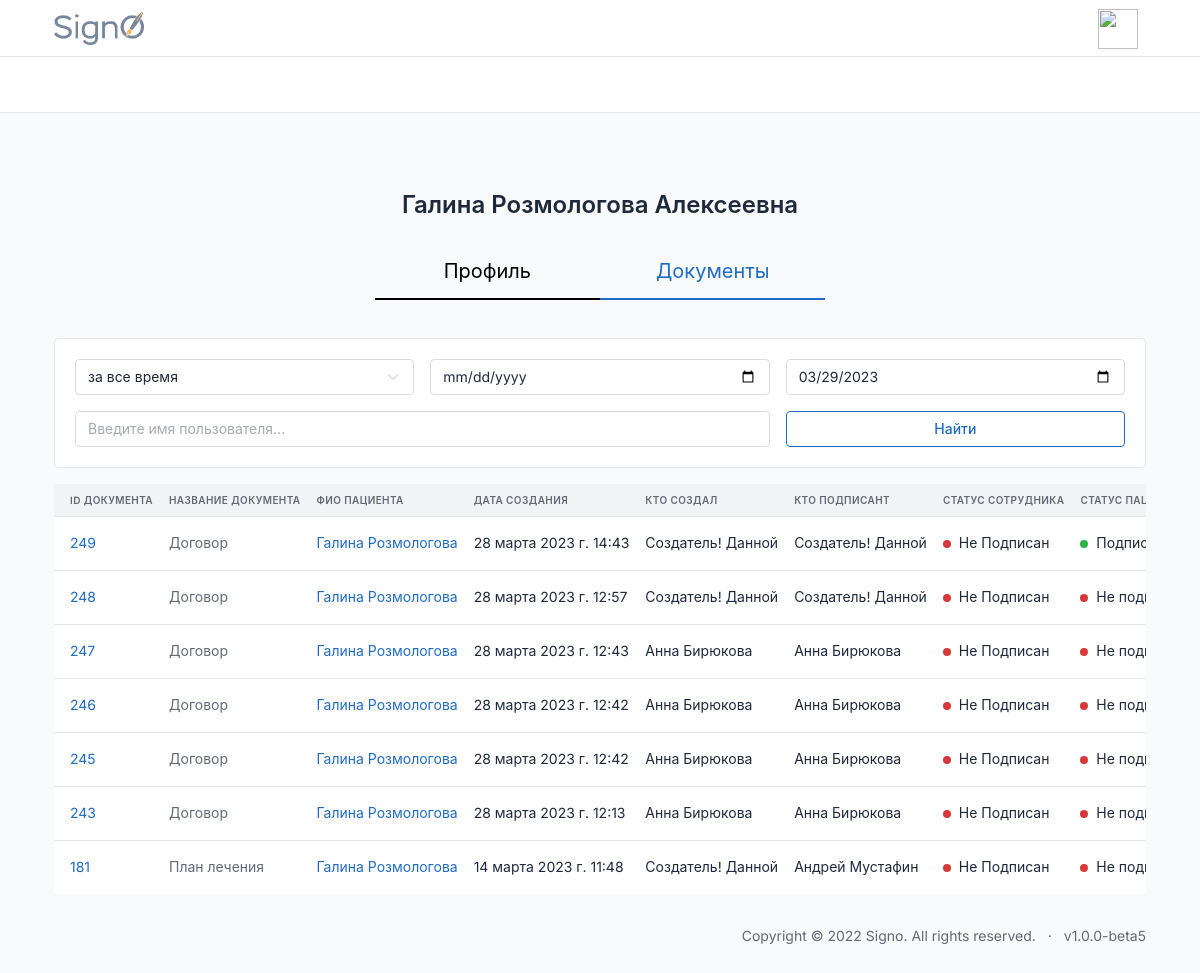
The app's page /id/user/user-docs/46/ with its own data.
### users/models.py (models this page shows, shortened)
class CustomUser(AbstractBaseUser, PermissionsMixin):
    email = models.EmailField(max_length=254, unique=True, verbose_name='Электронная почта')
    first_name = models.CharField(u"Имя", max_length=100, blank=True, null=True)
    last_name = models.CharField(u"Фамилия", max_length=100, blank=True, null=True)
    patronymic = models.CharField(u"Отчество", max_length=100, blank=True, null=True)
    pasport_series = models.CharField(max_length=12, blank=True, verbose_name='Серия паспорта')
    pasport_number = models.CharField(max_length=12, blank=True, verbose_name='Номер паспорта')
    addres = models.CharField(max_length=240, blank=True, verbose_name='Адрес пользователя')
    user_profile_id = models.IntegerField(blank=True, verbose_name='ID пользователя', null=True)
    phone = models.CharField(max_length=24, verbose_name='Телефон')
    uniq_id = models.CharField(unique=True, max_length=12, blank=True, null=True, verbose_name='Уникальный ID')
    photo = models.ImageField(
        upload_to='users/%Y/%m/%d/',
        blank=True,
        default='../static/images/default_avatar.png',
        verbose_name='Аватар')
    is_active = models.BooleanField(default=True, verbose_name='Активирован')
    is_admin = models.BooleanField(default=False, verbose_name='Администратор')
    is_staff = models.BooleanField(_('staff status'), default=False)
    is_superuser = models.BooleanField(_('super user'), default=False)
    date_joined = models.DateTimeField(u'date joined', blank=True, null=True, default=timezone.now)
    last_login = models.DateTimeField(u'last login', blank=True, null=True)
    groups = models.ManyToManyField(Group, blank=True, null=True, verbose_name='Группы', related_name='groups')
    user_permissions = models.ManyToManyField(Permission, blank=True, null=True, verbose_name='Разрешения', related_name='user_permissions')
    date_of_birthday = models.DateField(blank=True, null=True, verbose_name='Дата Рождения')
    ADMINISTRATOR = 'AD'
    DOCTOR = 'DO'
    CLIENT = 'CL'
    DIRECTOR = 'DI'
    TYPE_ROLE = [
        (ADMINISTRATOR, 'Администратор'),
        (DOCTOR, 'Врач'),
        (CLIENT, 'Клиент'),
        (DIRECTOR, 'Руководитель')
    ]
    type = models.CharField(max_length=6, choices=TYPE_ROLE, default=CLIENT, verbose_name='Тип пользователя')
    ban = models.BooleanField(default=False, verbose_name='Уволен')
    ban_date = models.DateTimeField(verbose_name='дата увольнения', blank=True, null=True)
    ecp = models.BooleanField(default=False, verbose_name='Наличие ЭЦП')
    USERNAME_FIELD = 'email'
    REQUIRED_FIELDS = []
    objects = CustomUserManager()
    class Meta:
        verbose_name='Пользователь'
        verbose_name_plural='Пользователи'

### documents/models.py (models this page shows, shortened)
class Document(DateTimeMixin, HiddenDeletedMixin, models.Model):
    user = models.ForeignKey(CustomUser, on_delete=models.CASCADE, null=True, blank=True, related_name='documenter')
    sender = models.ForeignKey(CustomUser, on_delete=models.CASCADE, null=True, related_name='sender', verbose_name='Отправитель')
    recipient = models.ForeignKey(CustomUser, on_delete=models.CASCADE, null=True, related_name='recipient', verbose_name='Получатель')
    founder = models.ForeignKey(CustomUser, on_delete=models.CASCADE, null=True, related_name='founder', verbose_name='Создатель документа')
    document = models.FileField(upload_to='documents/%Y/%m/%d/', blank=True, null=True)
    send_date = models.DateTimeField(auto_now_add=True, verbose_name='Дата отправки', null=True)
    sender_status = models.BooleanField(default=False, blank=True, null=True)
    recipient_status = models.BooleanField(default=False, blank=True, null=True)
    files = models.ForeignKey('DocumentsFiles', on_delete=models.CASCADE, blank=True, null=True)
    type = models.ForeignKey('DocumentType', on_delete=models.CASCADE, blank=True, null=True, related_name='document')
    sig = models.FileField(upload_to='documents/%Y/%m/%d/', blank=True, null=True)
    class Meta:
        verbose_name = 'Документ'
        verbose_name_plural = 'Документы'

class DocumentType(models.Model):
    title = models.CharField(max_length=240, blank=True, null=True)
    DOGOVOR = 'DOGOVOR'
    IDS = 'IDS'
    MEDCARD = 'MEDCARD'
    ADMCARD = 'ADMCARD'
    RENT = 'RENT'
    PLAN = 'PLAN'
    DNEVNIK = 'DNEVNIK'
    OTKAZ = 'OTKAZ'
    UVEDOMLENIE = 'UVEDOMLENIE'
    RECEPT = 'RECEPT'
    RECOMEND = 'RECOMEND'
    TYPE_DOC = [
        (DOGOVOR, 'Договор'),
        (IDS, 'ИДС'),
        (MEDCARD, 'Мед карта'),
        (ADMCARD, 'Адм.карта'),
        (RENT, 'Справка в налоговую'),
        (PLAN, 'План лечения'),
        (DNEVNIK, 'Дневник'),
        (OTKAZ, 'Отказ от мед.вмешательства'),
        (UVEDOMLENIE, 'Уведомление'),
        (RECEPT, 'Рецепт'),
        (RECOMEND, 'Рекомендация стоматолога'),
    ]
    type_document = models.CharField(choices=TYPE_DOC, max_length=240, blank=True, null=True)
    class Meta:
        verbose_name='Тип Документа'
        verbose_name_plural='Типы Документов'
    def __str__(self):
        return self.title

### users/views.py (the view)
# urls.py: path('user/user-docs/<int:pk>/', user_docs, name='user_docs'),
def user_docs(request, pk):
    all_documents = Document.objects.filter(deleted=False, hidden=False, recipient=pk)
    all_documents = filter_all_documents(request, all_documents)
    all_documents = paginate_list(request, all_documents, 20)
    context = {
        'all_documents': all_documents,
        'user': CustomUser.objects.get(pk=pk),
    }
    return render(request, 'users/user-docs.html', context)

### documents/services.py (called while the page is built, shortened)
def filter_all_documents(request, all_documents):
    search_name = request.GET.get('search')
    period = request.GET.get('period')
    try:
        doc_type = request.GET.get('doc_type').upper()
    except:
        doc_type = ''
    try:
        signed = request.GET.get('signed').split('-')
    except:
        signed = ['']
    all_documents = filter_by_name(all_documents, search_name)
    if period:
        start_date, end_date = get_dates(period, all_documents)
        all_documents = all_documents.filter(send_date__range=[start_date, end_date])
    if doc_type:
        all_documents = all_documents.filter(type__type_document=doc_type)
    sort_filter = request.GET.get('sort')
    if sort_filter:
        all_documents = all_documents.order_by(sort_filter)
    return all_documents

def filter_by_name(all_documents, search_name):
    return all_documents.order_by('-send_date')

### utils/services.py (called while the page is built)
def paginate_list(request, list, page_len):
    paginator = Paginator(list, page_len)
    page_number = request.GET.get('page')
    return paginator.get_page(page_number)

### users/templates/users/user-docs.html
{% extends 'index.html' %}{%load static%}
{%block content%}
{%if user.type == 'CL'%}
    <center><h1 style="height:60px;">{{user.first_name}} {{user.last_name}} {{user.patronymic}}</h1></center>
<div class="user-info"id="user-info active"><a href="{%url 'user' user.pk%}"class="">Профиль</a><a href="{%url 'user_docs' user.pk%}"class="active">Документы</a></div>
{%else%}
    <center><h1 style="height:60px;">{{user.first_name}} {{user.last_name}} {{user.patronymic}}</h1></center>
<div class="user-info"id="user-info active"><a href="{%url 'user' user.pk%}"class="">Профиль</a><a href="{%url 'user_docs' user.pk%}"class="active">Пациенты</a></div>
{%endif%}
<div class="col-12">
    {%if user.type == 'CL'%}
      {% include 'common/_info_box_users.html' %}
      {% include 'common/_documents_table.html' %}
    {%else%}
      {% include 'common/_documents_table.html' %}
    {%endif%}
                </div>
              </div>
{%endblock%}

### templates/common/_documents_table.html (shortened to what this page needs)
{% load static %}
{% load extra_tags %}
<div class="table-responsive" >
  <table class="table card-table table-vcenter text-nowrap datatable bg-white" style="">
    <thead>
      <tr>
        <th id="th-id" class='sortable-table-header' onclick="filterByField('id')">ID документа</th>
        <th id="th-type" class='sortable-table-header' onclick="filterByField('type')">название документа</th>
        {% if request.user.type != 'CL' %}
        <th id="th-recipient" class='sortable-table-header' onclick="filterByField('recipient')">фио пациента</th>
        {% endif %}
        <th id="th-send_date" class='sortable-table-header' onclick="filterByField('send_date')">дата создания</th>
        {% if request.user.type != 'CL' %}
        <th id="th-founder" class='sortable-table-header' onclick="filterByField('founder')">кто создал</th>
        {% endif %}
        {% if request.user.type != 'CL' %}
        <th id="th-sender" class='sortable-table-header' onclick="filterByField('sender')">кто подписант</th>
        {% else %}
        <th id="th-sender" class='sortable-table-header' onclick="filterByField('sender')">ФИО сотрудника</th>
        {% endif %}
        {% if request.user.type != 'CL'%}
        <th id="th-recipient_status" class='sortable-table-header' onclick="filterByField('recipient_status')">статус
          сотрудника</th>
        {% endif %}
        {%if request.user.type == 'CL'%}
        <th id="th-sender_status" class='sortable-table-header' onclick="filterByField('sender_status')">статус</th>
        {%else%}
        <th id="th-sender_status" class='sortable-table-header' onclick="filterByField('sender_status')">статус пациента
        </th>
        {%endif%}
      </tr>
    </thead>
    <tbody class="lazy-loading-docs">
      {%for document in all_documents%}
      <tr id="document-row-{{document.id}}" class="lazy-row-docs">
        <td><span class="text-muted"><a href="{{document.document.url}}#" target=”_blank”>{{document.id}}</a></span>
        </td>
        <td><span class="text-muted">{{document.type}}</span></td>
        {% if request.user.type != 'CL' %}
        {% if request.user.type == 'DO' %}
        <td>{{document.recipient.first_name}} {{document.recipient.last_name}}</td>
        {% else %}
        <td><a href="{%url 'user' document.recipient.pk %}">{{document.recipient.first_name}}
            {{document.recipient.last_name}}</a></td>
        {% endif %}
        {% endif %}
        <td>{{document.send_date}}</td>
        {% if request.user.type != 'CL' %}
        <td><a href="{%url 'user' document.founder.pk%}" class="text-reset"
            tabindex="-1">{{document.founder.first_name}} {{document.founder.last_name}}</a></td>
        {% endif %}
        {%if request.user.type == 'CL'%}
        <td class="text-reset" tabindex="-1"><a href="{%url 'user' document.sender.pk%}" class="text-reset"
            tabindex="-1"></a>{{document.sender.first_name}} {{document.sender.last_name}}</td>
        {%else%}
        <td><a href="{%url 'user' document.sender.pk%}" class="text-reset" tabindex="-1">{{document.sender.first_name}}
            {{document.sender.last_name}}</a></td>
        {%endif%}
        {% if request.user.type != 'CL' %}
        <td>
          {%if document.sender_status%}
          <span class="badge bg-success me-1"></span>
          Подписан
          {%else%}
          <span class="badge bg-danger me-1"></span>
          Не Подписан
          {%endif%}
        </td>
        {% endif %}
        <td>
          {%if document.recipient_status%}
          <span class="badge bg-success me-1"></span>
          Подписан
          {%else%}
          <span class="badge bg-danger me-1"></span>
          Не подписан
          {%endif%}
        </td>
      </tr>
      {%endfor%}
    </tbody>
  </table>
</div>

### static/css/style.css (style rules this page uses)
.user-info { display: flex; justify-content: center; margin: auto auto 38px; max-width: 460px; }
.user-info a { width: 49%; text-align: center; font-size: 20px; border-bottom: 2px solid #000000; padding: 0px 0px 12px 0px; color: #000000; }
.user-info a.active { border-bottom: 2px solid #206bc4; padding: 0px 0px 12px 0px; color: #206bc4; }

### templates/header.html (style rules this page uses)
.table-responsive { min-height: 275px; }

### records on screen
CustomUser: first_name "Галина", last_name "Розмологова", patronymic "Алексеевна"
Document: id "249", type "Договор", recipient.first_name "Галина", recipient.last_name "Розмологова", send_date "28 марта 2023 г. 14:43", founder.first_name "Создатель!", founder.last_name "Данной", sender.first_name "Создатель!", sender.last_name "Данной", sender_status False (drawn), recipient_status True (drawn)
Document: id "248", type "Договор", recipient.first_name "Галина", recipient.last_name "Розмологова", send_date "28 марта 2023 г. 12:57", founder.first_name "Создатель!", founder.last_name "Данной", sender.first_name "Создатель!", sender.last_name "Данной", sender_status False (drawn), recipient_status False (drawn)
Document: id "247", type "Договор", recipient.first_name "Галина", recipient.last_name "Розмологова", send_date "28 марта 2023 г. 12:43", founder.first_name "Анна", founder.last_name "Бирюкова", sender.first_name "Анна", sender.last_name "Бирюкова", sender_status False (drawn), recipient_status False (drawn)
Document: id "246", type "Договор", recipient.first_name "Галина", recipient.last_name "Розмологова", send_date "28 марта 2023 г. 12:42", founder.first_name "Анна", founder.last_name "Бирюкова", sender.first_name "Анна", sender.last_name "Бирюкова", sender_status False (drawn), recipient_status False (drawn)
Document: id "245", type "Договор", recipient.first_name "Галина", recipient.last_name "Розмологова", send_date "28 марта 2023 г. 12:42", founder.first_name "Анна", founder.last_name "Бирюкова", sender.first_name "Анна", sender.last_name "Бирюкова", sender_status False (drawn), recipient_status False (drawn)
Document: id "243", type "Договор", recipient.first_name "Галина", recipient.last_name "Розмологова", send_date "28 марта 2023 г. 12:13", founder.first_name "Анна", founder.last_name "Бирюкова", sender.first_name "Анна", sender.last_name "Бирюкова", sender_status False (drawn), recipient_status False (drawn)
Document: id "181", type "План лечения", recipient.first_name "Галина", recipient.last_name "Розмологова", send_date "14 марта 2023 г. 11:48", founder.first_name "Создатель!", founder.last_name "Данной", sender.first_name "Андрей", sender.last_name "Мустафин", sender_status False (drawn), recipient_status False (drawn)
